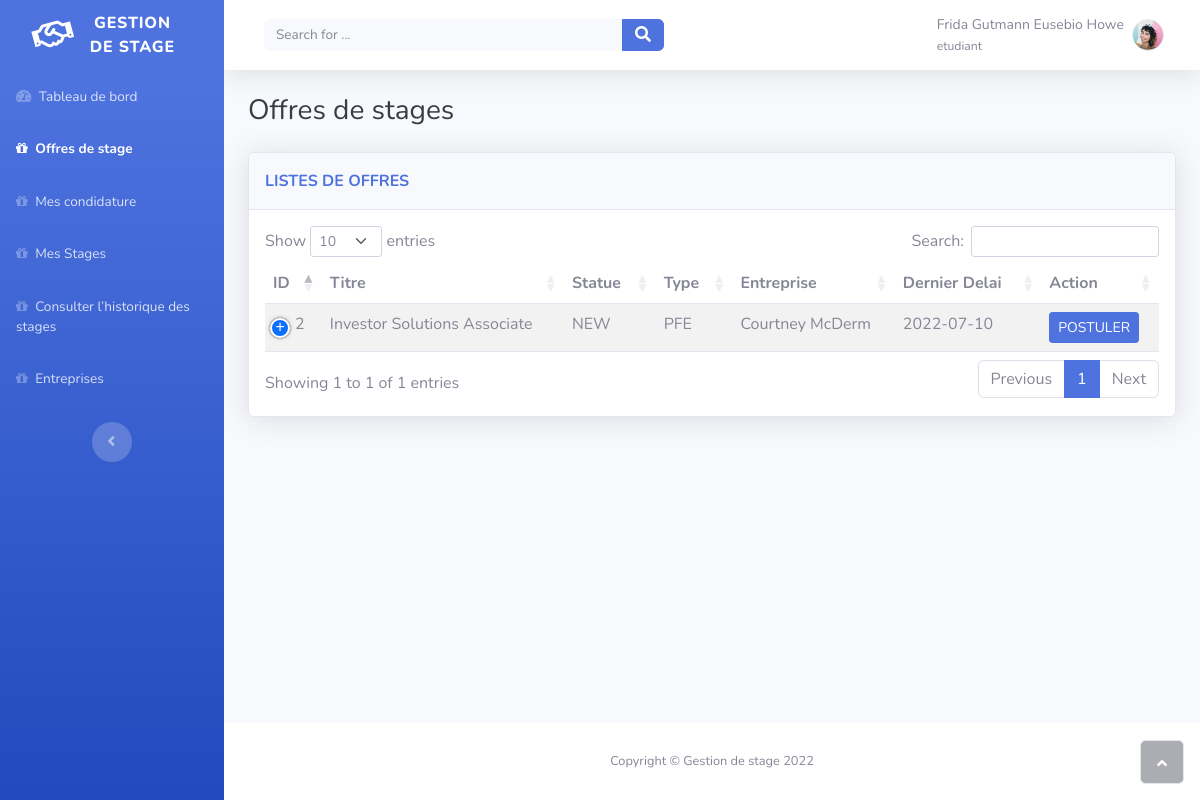
/offres (signed in), run on the app's committed database.
### tables this page shows
CREATE TABLE `offre` (
  `id` int(11) NOT NULL,
  `created_date` datetime(6) NOT NULL DEFAULT current_timestamp(6),
  `delai_offre` date NOT NULL,
  `description` varchar(255) NOT NULL,
  `duree_stage` int(11) NOT NULL,
  `end_stage` date NOT NULL,
  `nbr_stagiaire` tinyint(5) UNSIGNED NOT NULL,
  `start_stage` date NOT NULL,
  `statue` enum('NEW','CLOSED','CANCELED','FULL') NOT NULL,
  `title` varchar(150) NOT NULL,
  `type_stage` enum('PFE','PFA','INIT','SUMMER') NOT NULL,
  `updated_date` datetime(6) DEFAULT NULL,
  `entreprise_id` int(11) NOT NULL,
  `formation_id` int(11) NOT NULL
);

CREATE TABLE `entreprise` (
  `id` int(11) NOT NULL,
  `domaine` varchar(50) NOT NULL,
  `email` varchar(80) NOT NULL,
  `logo` varchar(255) DEFAULT NULL,
  `short_name` varchar(15) DEFAULT NULL,
  `name` varchar(100) NOT NULL,
  `phone` varchar(15) DEFAULT NULL,
  `web_site` varchar(250) DEFAULT NULL,
  `description` varchar(512) DEFAULT NULL
);

### views/student/offre.student.php (the view, shortened to what this page needs)
<?php
$pdo = getDBConnection();
$curr_user = $_SESSION['user'];
?>
<!DOCTYPE html>
<html lang="fr">
<head>
    <link rel="stylesheet" href="/assets/bootstrap/css/bootstrap.min.css">
    <link rel="stylesheet" href="/assets/datatable/css/dataTables.bootstrap5.min.css">
    <link rel="stylesheet" href="/assets/datatable/css/responsive.bootstrap5.min.css">
    <link rel="stylesheet" href="/assets/fonts/fontawesome-all.min.css">
    <link rel="stylesheet" href="/assets/fonts/font-awesome.min.css">
    <link rel="stylesheet" href="/assets/fonts/fontawesome5-overrides.min.css">
</head>
<body id="page-top">
<div id="wrapper">
    <?php
    require_once 'parts/sidebar.php'
    ?>
    <div class="d-flex flex-column" id="content-wrapper" style="font-size: calc(0.5em + 1vmin);">
        <div id="content">
            <div class="container-fluid">
                <div class="d-flex d-sm-flex justify-content-between align-items-center mb-4">
                    <h3 class="text-dark mb-0">Offres de stages<br></h3>
                </div>
                <div class="card shadow">
                    <div class="card-header py-3">
                        <p class="text-primary m-0 fw-bold">LISTES DE OFFRES</p>
                    </div>
                    <div class="card-body">
                        <table id="myTable" class="table table-striped nowrap"
                               style="width:100%; font-size: calc(0.5em + 1vmin); ">
                            <thead>
                            <th>ID</th>
                            <th>Titre</th>
                            <th>Statue</th>
                            <th>Type</th>
                            <th>Entreprise</th>
                            <th>Dernier Delai</th>
                            <th class="all">Action</th>
                            </thead>
                            <?php
                            try {
                                $query = "SELECT o.id, o.created_date, o.delai_offre, o.description,
                                            o.duree_stage, o.end_stage, o.nbr_stagiaire, o.start_stage,
                                            o.statue, o.title, o.updated_date, o.formation_id,
                                            o.type_stage, e.short_name, e.name
                                            FROM offre o, entreprise e WHERE o.formation_id = :formation_id
                                            AND o.entreprise_id = e.id  and o.delai_offre >= cast(now() as date)";
                                $stmt = $pdo->prepare($query);
                                $stmt->bindParam(':formation_id', $curr_user['formation_id']);
                                $stmt->execute();
                                $rows = $stmt->fetchAll(PDO::FETCH_ASSOC);
                                if (!empty($rows)) {
                                    foreach ($rows as $key => $value) {
                                        ?>
                                        <tr>
                                            <td><?php echo $value['id']; ?></td>
                                            <td><?php echo $value['title']; ?></td>
                                            <td><?php echo $value['statue']; ?></td>
                                            <td><?php echo $value['type_stage']; ?></td>
                                            <td data-bs-toggle="tooltip" title="<?php echo $value['name']; ?>">
                                                <?php echo $value['short_name']; ?>
                                            </td>
                                            <td><?php echo $value['delai_offre']; ?></td>
                                            <td>
                                                <?php if ($value['statue'] === 'NEW') { ?>
                                                    <form method='POST' action="/offres">
                                                        <input class="btn btn-primary btn-sm text-uppercase"
                                                               type="submit" name="button1" value="postuler"/>
                                                    </form>
                                                <?php } else { ?>
                                                    <span class="badge bg-secondary text-uppercase font-monospace"
                                                          bs-cut="1"><?php echo $value['status']; ?></span>
                                                <?php } ?>
                                            </td>
                                        </tr>
                                        <?php
                                    }
                                } else
                                    echo "Nothing found";
                            } catch (Exception $e) {
                                echo 'Erreur : ' . $e->getMessage();
                            }
                            ?>
                        </table>
                    </div>
                </div>
            </div>
        </div>
        <footer class="bg-white sticky-footer">
            <div class="container my-auto">
                <div class="text-center my-auto copyright"><span>Copyright © Gestion de stage 2022</span></div>
            </div>
        </footer>
    </div>
    <a class="border rounded d-inline scroll-to-top" href="#page-top"><i class="fas fa-angle-up"></i></a>
</div>
</body>
</html>

### data on the page
offre: id "2", title "Investor Solutions Associate", statue "NEW", type_stage "PFE", entreprise.short_name "Courtney McDerm", delai_offre "2022-07-10"
